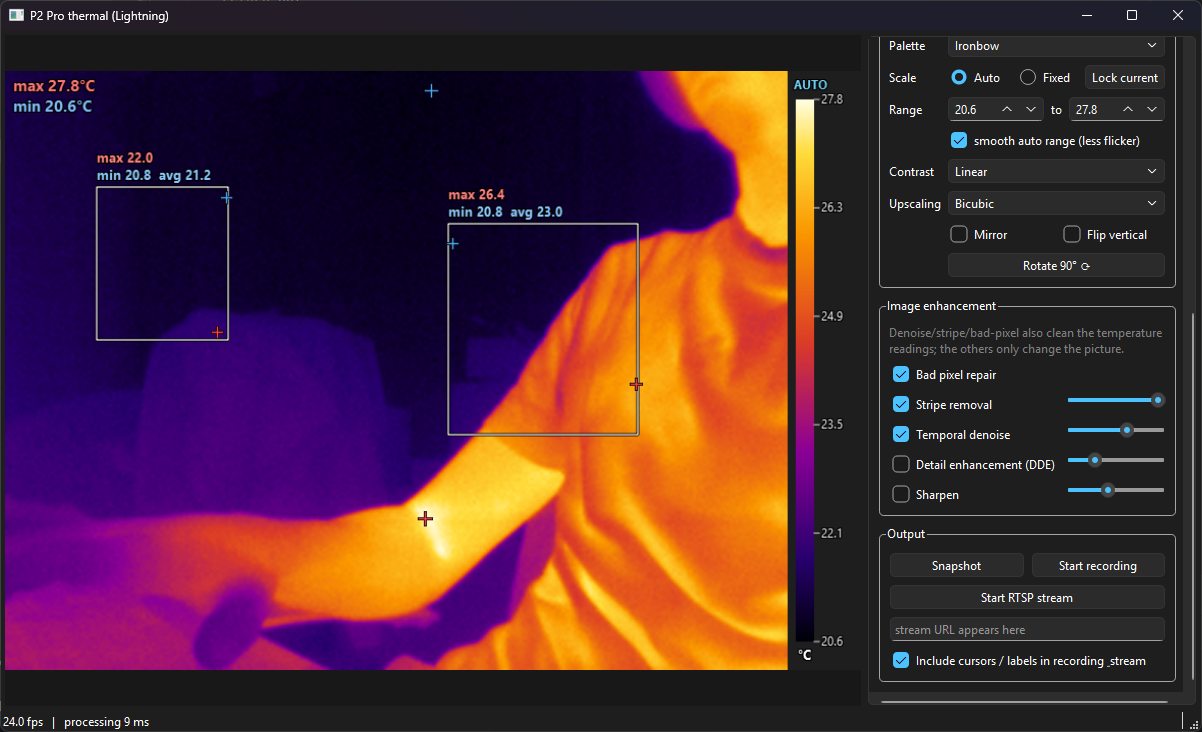

Write the Python code that produced this figure.
"""P2 Pro (Lightning) thermal camera app - Qt GUI with side panel.

Run:  python app.py        (unplug + replug the camera before every start)

Mouse on the image:
  left click   add a temperature cursor
  left drag    draw a rectangle (max / min / average inside)
  right click  delete the cursor / rectangle under the mouse
"""
import json
import os
import threading
import time

import cv2
import numpy as np
from PySide6.QtCore import QPointF, QRect, QRectF, Qt, QTimer, Signal
from PySide6.QtGui import QAction, QColor, QFont, QImage, QKeySequence, QPainter, QPainterPath, QPen
from PySide6.QtWidgets import (QApplication, QButtonGroup, QCheckBox, QComboBox, QDoubleSpinBox, QFormLayout,
                               QGroupBox, QHBoxLayout, QInputDialog, QLabel, QLineEdit, QMainWindow, QMessageBox,
                               QPushButton, QRadioButton, QScrollArea, QSlider, QSpinBox, QVBoxLayout, QWidget)

from camera import IMG_H, IMG_W, Camera, CameraError
from processing import DEFAULT_CALIB, PALETTES, Processor
from streaming import Recorder, RtspServer, find_ffmpeg

HERE = os.path.dirname(os.path.abspath(__file__))
SETTINGS_FILE = os.path.join(HERE, 'settings.json')
S = 3                                   # output scale: 256x196 -> 768x588 (196x256 when rotated)
BAR_W = 72                              # colour bar area on the right of the output image
FPS = 25


def letterbox(img, size):
    """fit a BGR image into size (w, h) keeping aspect ratio, black borders"""
    W, H = size
    h, w = img.shape[:2]
    if (w, h) == (W, H):
        return img
    k = min(W / w, H / h)
    nw, nh = max(int(w * k), 1), max(int(h * k), 1)
    out = np.zeros((H, W, 3), np.uint8)
    x, y = (W - nw) // 2, (H - nh) // 2
    out[y:y + nh, x:x + nw] = cv2.resize(img, (nw, nh), interpolation=cv2.INTER_AREA)
    return out


def c2u(t, f):                          # C -> display unit
    return t * 9 / 5 + 32 if f else t


def u2c(t, f):
    return (t - 32) * 5 / 9 if f else t


_FONTS = {}


def outlined_text(p, x, y, s, color=QColor(255, 255, 255), size=11, bold=True):
    key = (size, bold)
    if key not in _FONTS:
        _FONTS[key] = QFont('Segoe UI', size, QFont.Bold if bold else QFont.Normal)
    p.setFont(_FONTS[key])
    p.setPen(QColor(0, 0, 0))
    for dx, dy in ((-1, 0), (1, 0), (0, -1), (0, 1), (-1, -1), (1, 1), (-1, 1), (1, -1)):
        p.drawText(QPointF(x + dx, y + dy), s)
    p.setPen(color)
    p.drawText(QPointF(x, y), s)


def cross(p, x, y, color, r=7):
    for pen in (QPen(QColor(0, 0, 0), 3), QPen(color, 1.4)):
        p.setPen(pen)
        p.drawLine(QPointF(x - r, y), QPointF(x + r, y))
        p.drawLine(QPointF(x, y - r), QPointF(x, y + r))


# =====================================================================================
class ImageView(QWidget):
    """Shows the composed frame scaled to fit; maps mouse to sensor pixels."""
    clicked = Signal(int, int)             # sensor x, y
    rect_drawn = Signal(int, int, int, int)
    right_clicked = Signal(int, int)

    def __init__(self):
        super().__init__()
        self.img = None
        self.target = QRectF()
        self.drag = None                  # (start QPointF, current QPointF) in widget coords
        self.setMinimumSize(420, 320)
        self.setMouseTracking(True)
        self.setCursor(Qt.CrossCursor)
        self.message = 'Connecting...'
        self.sensor_w, self.sensor_h = IMG_W, IMG_H   # size of the displayed (possibly rotated) image

    def set_image(self, qimg):
        self.img = qimg
        self.update()

    def paintEvent(self, _):
        p = QPainter(self)
        p.fillRect(self.rect(), QColor(24, 24, 24))
        if self.img is None:
            p.setPen(QColor(200, 200, 200))
            p.setFont(QFont('Segoe UI', 12))
            p.drawText(self.rect(), Qt.AlignCenter | Qt.TextWordWrap, self.message)
            return
        iw, ih = self.img.width(), self.img.height()
        k = min(self.width() / iw, self.height() / ih)
        w, h = iw * k, ih * k
        self.target = QRectF((self.width() - w) / 2, (self.height() - h) / 2, w, h)
        p.setRenderHint(QPainter.SmoothPixmapTransform)
        p.drawImage(self.target, self.img)
        if self.drag:
            p.setPen(QPen(QColor(0, 255, 255), 1, Qt.DashLine))
            p.drawRect(QRectF(self.drag[0], self.drag[1]).normalized())

    def _sensor(self, pos, clamp=False):
        if self.img is None or self.target.width() == 0:
            return None
        k = self.img.width() / self.target.width()
        cx, cy = (pos.x() - self.target.x()) * k, (pos.y() - self.target.y()) * k
        sw, sh = self.sensor_w, self.sensor_h
        if not clamp and not (0 <= cx < sw * S and 0 <= cy < sh * S):
            return None
        return min(max(int(cx // S), 0), sw - 1), min(max(int(cy // S), 0), sh - 1)

    def mousePressEvent(self, e):
        if e.button() == Qt.LeftButton and self._sensor(e.position()):
            self.drag = (e.position(), e.position())

    def mouseMoveEvent(self, e):
        if self.drag:
            self.drag = (self.drag[0], e.position())
            self.update()

    def mouseReleaseEvent(self, e):
        if e.button() == Qt.RightButton:
            s = self._sensor(e.position())
            if s:
                self.right_clicked.emit(*s)
        elif e.button() == Qt.LeftButton and self.drag:
            a, b = self.drag
            self.drag = None
            self.update()
            if abs(a.x() - b.x()) < 5 and abs(a.y() - b.y()) < 5:
                s = self._sensor(b)
                if s:
                    self.clicked.emit(*s)
            else:
                s0, s1 = self._sensor(a, True), self._sensor(b, True)
                self.rect_drawn.emit(min(s0[0], s1[0]), min(s0[1], s1[1]), max(s0[0], s1[0]), max(s0[1], s1[1]))


# =====================================================================================
class MainWindow(QMainWindow):
    log_signal = Signal(str)

    def __init__(self):
        super().__init__()
        self.setWindowTitle('P2 Pro thermal (Lightning)')
        self.proc = Processor()
        self.cam = None
        self.connecting = False
        self.points, self.rects = [], []
        self.cal_mode = False
        self.cal_points = []
        self.auto_range = None
        self.last_range = (20.0, 30.0)
        self.temp = self.diff = None
        self.last_n = 0
        self.last_shutter = 0
        self.shutter_busy = False
        self.recorder = self.rtsp = None
        self.fps_count, self.fps_t, self.fps = 0, time.time(), 0.0
        self.proc_ms = 0.0

        self.view = ImageView()
        self.view.clicked.connect(self.on_click)
        self.view.rect_drawn.connect(lambda *r: self.rects.append(r))
        self.view.right_clicked.connect(self.on_right_click)

        panel = self.build_panel()
        scroll = QScrollArea()
        scroll.setWidget(panel)
        scroll.setWidgetResizable(True)
        scroll.setFixedWidth(330)
        central = QWidget()
        lay = QHBoxLayout(central)
        lay.setContentsMargins(4, 4, 4, 4)
        lay.addWidget(self.view, 1)
        lay.addWidget(scroll)
        self.setCentralWidget(central)
        self.status = QLabel()
        self.statusBar().addWidget(self.status, 1)
        self.log_signal.connect(self.on_log)
        self.add_shortcuts()
        self.load_settings()
        self.resize(1200, 700)

        self.timer = QTimer(self)
        self.timer.timeout.connect(self.tick)
        self.timer.start(5)
        QTimer.singleShot(200, self.connect_camera)

    # ------------------------------------------------------------------ panel
    def build_panel(self):
        w = QWidget()
        v = QVBoxLayout(w)
        v.setSpacing(8)

        # --- camera
        g = QGroupBox('Camera')
        f = QVBoxLayout(g)
        self.cam_label = QLabel('not connected')
        self.cam_label.setWordWrap(True)
        self.btn_connect = QPushButton('Connect (replug camera first)')
        self.btn_connect.clicked.connect(self.connect_camera)
        self.btn_shutter = QPushButton('Shutter calibration (flat field)')
        self.btn_shutter.clicked.connect(self.shutter)
        row = QHBoxLayout()
        row.addWidget(QLabel('Auto shutter every'))
        self.sp_autoshutter = QSpinBox()
        self.sp_autoshutter.setRange(0, 600)
        self.sp_autoshutter.setValue(60)
        self.sp_autoshutter.setSuffix(' s')
        self.sp_autoshutter.setSpecialValueText('off')
        row.addWidget(self.sp_autoshutter)
        f.addWidget(self.cam_label)
        f.addWidget(self.btn_connect)
        f.addWidget(self.btn_shutter)
        f.addLayout(row)
        v.addWidget(g)

        # --- measurement
        g = QGroupBox('Measurement')
        f = QVBoxLayout(g)
        hint = QLabel('Click image: cursor · drag: rectangle · right click: delete')
        hint.setWordWrap(True)
        hint.setStyleSheet('color: gray')
        f.addWidget(hint)
        row = QHBoxLayout()
        for text, fn in (('Clear cursors', lambda: self.points.clear()), ('Clear rects', lambda: self.rects.clear()),
                         ('Clear all', self.clear_all)):
            b = QPushButton(text)
            b.clicked.connect(fn)
            row.addWidget(b)
        f.addLayout(row)
        self.cb_hotcold = QCheckBox('Mark hottest / coldest spot')
        self.cb_hotcold.setChecked(True)
        self.cb_center = QCheckBox('Center crosshair')
        self.cb_fahrenheit = QCheckBox('Fahrenheit')
        for cb in (self.cb_hotcold, self.cb_center, self.cb_fahrenheit):
            f.addWidget(cb)
        self.cb_fahrenheit.toggled.connect(self.units_changed)
        row = QHBoxLayout()
        self.btn_cal = QPushButton('Calibrate temp...')
        self.btn_cal.setToolTip('Click a spot whose real temperature you know, then enter it.\n'
                                'One point fixes the offset, two points (different temperatures) also fix the gain.')
        self.btn_cal.clicked.connect(self.start_calibration)
        b = QPushButton('Reset calibration')
        b.clicked.connect(self.reset_calibration)
        row.addWidget(self.btn_cal)
        row.addWidget(b)
        f.addLayout(row)
        self.cal_label = QLabel()
        self.cal_label.setWordWrap(True)
        self.cal_label.setStyleSheet('color: gray')
        f.addWidget(self.cal_label)
        v.addWidget(g)

        # --- display
        g = QGroupBox('Display')
        f = QFormLayout(g)
        self.cmb_palette = QComboBox()
        self.cmb_palette.addItems(list(PALETTES))
        self.cmb_palette.currentTextChanged.connect(lambda t: setattr(self.proc, 'palette', t))
        f.addRow('Palette', self.cmb_palette)
        row = QHBoxLayout()
        self.rb_auto = QRadioButton('Auto')
        self.rb_fixed = QRadioButton('Fixed')
        self.rb_auto.setChecked(True)
        grp = QButtonGroup(g)
        grp.addButton(self.rb_auto)
        grp.addButton(self.rb_fixed)
        row.addWidget(self.rb_auto)
        row.addWidget(self.rb_fixed)
        b = QPushButton('Lock current')
        b.setToolTip('Switch to fixed scale using the current auto range')
        b.clicked.connect(self.lock_range)
        row.addWidget(b)
        f.addRow('Scale', row)
        self.sp_min, self.sp_max = QDoubleSpinBox(), QDoubleSpinBox()
        for sp, val in ((self.sp_min, 20), (self.sp_max, 35)):
            sp.setRange(-100, 1000)
            sp.setDecimals(1)
            sp.setSingleStep(0.5)
            sp.setValue(val)
        row = QHBoxLayout()
        row.addWidget(self.sp_min)
        row.addWidget(QLabel('to'))
        row.addWidget(self.sp_max)
        f.addRow('Range', row)
        self.cb_smooth_range = QCheckBox('smooth auto range (less flicker)')
        self.cb_smooth_range.setChecked(True)
        f.addRow('', self.cb_smooth_range)
        self.cmb_contrast = QComboBox()
        self.cmb_contrast.addItems(Processor.CONTRAST)
        self.cmb_contrast.currentTextChanged.connect(lambda t: setattr(self.proc, 'contrast', t))
        f.addRow('Contrast', self.cmb_contrast)
        self.cmb_upscale = QComboBox()
        self.cmb_upscale.addItems([u for u in Processor.UPSCALE
                                   if not u.startswith('Super') or self.proc.sr.available(int(u.split('x')[1][0]))])
        self.cmb_upscale.currentTextChanged.connect(lambda t: setattr(self.proc, 'upscale', t))
        f.addRow('Upscaling', self.cmb_upscale)
        row = QHBoxLayout()
        self.cb_flip_h, self.cb_flip_v = QCheckBox('Mirror'), QCheckBox('Flip vertical')
        self.cb_flip_h.toggled.connect(lambda b: (setattr(self.proc, 'flip_h', b), self.clear_all()))
        self.cb_flip_v.toggled.connect(lambda b: (setattr(self.proc, 'flip_v', b), self.clear_all()))
        row.addWidget(self.cb_flip_h)
        row.addWidget(self.cb_flip_v)
        f.addRow('', row)
        self.btn_rotate = QPushButton('Rotate 90° ⟳')
        self.btn_rotate.setToolTip('Rotate the image 90° clockwise (shortcut R)')
        self.btn_rotate.clicked.connect(self.rotate)
        f.addRow('', self.btn_rotate)
        v.addWidget(g)

        # --- enhancement
        g = QGroupBox('Image enhancement')
        f = QFormLayout(g)
        note = QLabel('Denoise/stripe/bad-pixel also clean the temperature readings; '
                      'the others only change the picture.')
        note.setWordWrap(True)
        note.setStyleSheet('color: gray')
        f.addRow(note)
        self.enh = {}

        def enh_row(key, label, attr_on, attr_val=None, lo=0, hi=1, tip=''):
            cb = QCheckBox(label)
            cb.setToolTip(tip)
            cb.toggled.connect(lambda b: setattr(self.proc, attr_on, b))
            sl = None
            if attr_val:
                sl = QSlider(Qt.Horizontal)
                sl.setRange(0, 100)
                sl.setToolTip('strength')
                sl.valueChanged.connect(lambda x: setattr(self.proc, attr_val, lo + (hi - lo) * x / 100))
            f.addRow(cb, sl) if sl else f.addRow(cb)
            self.enh[key] = (cb, sl, attr_on, attr_val, lo, hi)
        enh_row('bad', 'Bad pixel repair', 'bad_pixels', tip='Replace stuck/blinking pixels with their neighbours')
        enh_row('stripe', 'Stripe removal', 'destripe', 'destripe_strength', 0, 1,
                'Remove row/column fixed-pattern noise (vertical/horizontal lines)')
        enh_row('denoise', 'Temporal denoise', 'denoise', 'denoise_strength', 0, 0.95,
                'Average over time where the scene is still (motion adaptive)')
        enh_row('dde', 'Detail enhancement (DDE)', 'dde', 'dde_strength', 1, 5,
                'Digital detail enhancement: boost fine detail while compressing the big temperature range')
        enh_row('sharpen', 'Sharpen', 'sharpen', 'sharpen_strength', 0, 2, 'Unsharp mask after upscaling')
        v.addWidget(g)

        # --- output
        g = QGroupBox('Output')
        f = QVBoxLayout(g)
        row = QHBoxLayout()
        b = QPushButton('Snapshot')
        b.setToolTip('PNG image + CSV with temperatures of every pixel (snapshots folder)')
        b.clicked.connect(self.snapshot)
        self.btn_rec = QPushButton('Start recording')
        self.btn_rec.clicked.connect(self.toggle_record)
        row.addWidget(b)
        row.addWidget(self.btn_rec)
        f.addLayout(row)
        self.btn_rtsp = QPushButton('Start RTSP stream')
        self.btn_rtsp.clicked.connect(self.toggle_rtsp)
        f.addWidget(self.btn_rtsp)
        self.rtsp_url = QLineEdit()
        self.rtsp_url.setReadOnly(True)
        self.rtsp_url.setPlaceholderText('stream URL appears here')
        f.addWidget(self.rtsp_url)
        self.cb_overlay_out = QCheckBox('Include cursors / labels in recording and stream')
        self.cb_overlay_out.setChecked(True)
        f.addWidget(self.cb_overlay_out)
        if not find_ffmpeg():
            for b in (self.btn_rec, self.btn_rtsp):
                b.setEnabled(False)
                b.setToolTip('ffmpeg not found on PATH')
        v.addWidget(g)
        v.addStretch(1)
        self.update_cal_label()
        return w

    def add_shortcuts(self):
        for key, fn in (('Delete', self.clear_all), ('S', self.snapshot), ('C', self.shutter), ('R', self.rotate),
                        ('A', lambda: (self.rb_fixed if self.rb_auto.isChecked() else self.rb_auto).setChecked(True)),
                        ('Escape', self.cancel_calibration)):
            a = QAction(self)
            a.setShortcut(QKeySequence(key))
            a.triggered.connect(fn)
            self.addAction(a)

    # ------------------------------------------------------------------ camera
    def connect_camera(self):
        if self.connecting:
            return
        if self.cam:
            self.cam.close()
            self.cam = None
        self.connecting = True
        self.btn_connect.setEnabled(False)
        self.cam_label.setText('connecting... (takes ~6 s)')
        self.view.img = None
        self.view.message = 'Connecting to camera...'
        self.view.update()

        def work():
            try:
                cam = Camera(log=self.log_signal.emit)
                cam.shutter_calibrate()
                self.cam = cam
                self.log_signal.emit('@connected')
            except CameraError as e:
                self.log_signal.emit('@failed ' + str(e))
            except Exception as e:
                self.log_signal.emit(f'@failed {type(e).__name__}: {e}')
        threading.Thread(target=work, daemon=True).start()

    def on_log(self, s):
        if s == '@connected':
            self.connecting = False
            self.btn_connect.setEnabled(True)
            self.cam_label.setText('connected, streaming')
            self.last_shutter = time.time()
            self.proc.reset_temporal()
        elif s.startswith('@failed'):
            self.connecting = False
            self.btn_connect.setEnabled(True)
            self.cam_label.setText('<b>not connected</b>: ' + s[8:])
            self.view.message = 'No camera.\n\n' + s[8:] + '\n\nUnplug the camera, plug it back in, then press Connect.'
            self.view.update()
        else:
            print(s)

    def shutter(self):
        if not self.cam or self.shutter_busy:
            return
        self.shutter_busy = True

        def work():
            try:
                self.cam.shutter_calibrate()
            finally:
                self.shutter_busy = False
        threading.Thread(target=work, daemon=True).start()
        self.last_shutter = time.time()

    # ------------------------------------------------------------------ main loop
    def tick(self):
        cam = self.cam
        if cam and not cam.run and not self.connecting:
            self.cam = None
            self.log_signal.emit('@failed camera disconnected')
            return
        if not cam or cam.ref is None or cam.calibrating or cam.nframe == self.last_n:
            return
        fr, self.last_n = cam.frame, cam.nframe
        t0 = time.perf_counter()
        self.diff, self.temp = self.proc.temperature(fr, cam.ref, cam.ref_n)
        qimg, clean = self.compose(self.temp)
        self.view.set_image(qimg)
        if self.recorder or self.rtsp:
            out = self.qimage_to_bgr(qimg) if self.cb_overlay_out.isChecked() else clean
            if self.recorder:
                self.recorder.push(letterbox(out, self.recorder.size))
            if self.rtsp:
                if self.rtsp.alive:
                    self.rtsp.push(letterbox(out, self.rtsp.size))
                else:
                    self.toggle_rtsp()
                    QMessageBox.warning(self, 'RTSP', 'RTSP stream stopped unexpectedly (see console).')
        self.proc_ms = 0.9 * self.proc_ms + 0.1 * (time.perf_counter() - t0) * 1000
        self.fps_count += 1
        now = time.time()
        if now - self.fps_t >= 1:
            self.fps, self.fps_count, self.fps_t = self.fps_count / (now - self.fps_t), 0, now
            self.update_status()
        iv = self.sp_autoshutter.value()
        if iv and now - self.last_shutter > iv and not self.cal_mode:
            self.shutter()

    def current_range(self, t):
        f = self.cb_fahrenheit.isChecked()
        if self.rb_fixed.isChecked():
            lo, hi = u2c(self.sp_min.value(), f), u2c(self.sp_max.value(), f)
            if hi - lo < 0.2:
                hi = lo + 0.2
            return lo, hi
        lo, hi = float(t.min()), float(t.max())
        if hi - lo < 0.5:
            m = (lo + hi) / 2
            lo, hi = m - 0.25, m + 0.25
        if self.cb_smooth_range.isChecked() and self.auto_range:
            a = 0.3
            lo, hi = self.auto_range[0] * (1 - a) + lo * a, self.auto_range[1] * (1 - a) + hi * a
            lo, hi = min(lo, float(t.min())), max(hi, float(t.max()))   # never clip the extremes
        self.auto_range = (lo, hi)
        if not self.sp_min.hasFocus() and not self.sp_max.hasFocus():
            self.sp_min.blockSignals(True); self.sp_max.blockSignals(True)
            self.sp_min.setValue(c2u(lo, f)); self.sp_max.setValue(c2u(hi, f))
            self.sp_min.blockSignals(False); self.sp_max.blockSignals(False)
        return lo, hi

    def compose(self, t):
        """-> (QImage with overlays, clean BGR canvas without overlays)"""
        lo, hi = self.current_range(t)
        self.last_range = (lo, hi)
        h, w = t.shape
        OUT_W, OUT_H = w * S, h * S
        CANVAS_W, CANVAS_H = OUT_W + BAR_W, OUT_H
        self.view.sensor_w, self.view.sensor_h = w, h
        canvas = np.zeros((CANVAS_H, CANVAS_W, 3), np.uint8)
        canvas[:, :] = (30, 30, 30)
        canvas[:OUT_H, :OUT_W] = self.proc.render(t, lo, hi)
        bar_top, bar_h = 28, OUT_H - 56
        canvas[bar_top:bar_top + bar_h, OUT_W + 8:OUT_W + 26] = self.proc.colorbar(bar_h)
        qimg = QImage(canvas.data, CANVAS_W, CANVAS_H, CANVAS_W * 3, QImage.Format_BGR888).copy()
        f = self.cb_fahrenheit.isChecked()
        u = '°F' if f else '°C'
        fmt = lambda c: f'{c2u(c, f):.1f}'
        p = QPainter(qimg)
        p.setRenderHint(QPainter.Antialiasing)
        # colour bar labels: part of the picture, so also in the "clean" output
        for i in range(6):
            val = hi - (hi - lo) * i / 5
            y = bar_top + bar_h * i / 5
            p.setPen(QColor(220, 220, 220))
            p.drawLine(QPointF(OUT_W + 26, y), QPointF(OUT_W + 31, y))
            outlined_text(p, OUT_W + 33, y + 4, fmt(val), size=9, bold=False)
        outlined_text(p, OUT_W + 6, 18, 'AUTO' if self.rb_auto.isChecked() else 'FIXED',
                      QColor(120, 220, 255) if self.rb_auto.isChecked() else QColor(255, 180, 80), size=9)
        outlined_text(p, OUT_W + 10, OUT_H - 10, u, size=10)
        clean = None
        if (self.recorder or self.rtsp) and not self.cb_overlay_out.isChecked():
            p.end()
            clean = self.qimage_to_bgr(qimg)
            p.begin(qimg)
            p.setRenderHint(QPainter.Antialiasing)
        c = lambda sx: sx * S + S / 2
        if self.cb_hotcold.isChecked():
            iy, ix = np.unravel_index(np.argmax(t), t.shape)
            jy, jx = np.unravel_index(np.argmin(t), t.shape)
            cross(p, c(ix), c(iy), QColor(255, 70, 70), 6)
            cross(p, c(jx), c(jy), QColor(80, 170, 255), 6)
            outlined_text(p, 8, 20, f'max {fmt(t[iy, ix])}{u}', QColor(255, 120, 120), 11)
            outlined_text(p, 8, 40, f'min {fmt(t[jy, jx])}{u}', QColor(130, 190, 255), 11)
        if self.cb_center.isChecked():
            cy, cx = h // 2, w // 2
            v = float(np.median(t[cy - 1:cy + 2, cx - 1:cx + 2]))
            cross(p, c(cx), c(cy), QColor(255, 255, 255), 12)
            outlined_text(p, c(cx) + 10, c(cy) - 10, f'{fmt(v)}{u}')
        for (sx, sy) in self.points:
            cross(p, c(sx), c(sy), QColor(255, 255, 255), 8)
            outlined_text(p, c(sx) + 9, c(sy) - 8, f'{fmt(t[sy, sx])}{u}')
        for (x0, y0, x1, y1) in self.rects:
            r = QRectF(x0 * S, y0 * S, (x1 - x0 + 1) * S, (y1 - y0 + 1) * S)
            p.setBrush(Qt.NoBrush)
            p.setPen(QPen(QColor(0, 0, 0), 3))
            p.drawRect(r)
            p.setPen(QPen(QColor(255, 255, 255), 1.2))
            p.drawRect(r)
            roi = t[y0:y1 + 1, x0:x1 + 1]
            iy, ix = np.unravel_index(np.argmax(roi), roi.shape)
            jy, jx = np.unravel_index(np.argmin(roi), roi.shape)
            cross(p, c(x0 + ix), c(y0 + iy), QColor(255, 70, 70), 5)
            cross(p, c(x0 + jx), c(y0 + jy), QColor(80, 170, 255), 5)
            ty = r.top() - 24 if r.top() > 50 else r.bottom() + 18
            outlined_text(p, r.left(), ty, f'max {fmt(roi.max())}', QColor(255, 130, 130), 10)
            outlined_text(p, r.left(), ty + 17, f'min {fmt(roi.min())}  avg {fmt(roi.mean())}', QColor(140, 200, 255), 10)
        if self.cal_mode:
            outlined_text(p, 10, OUT_H - 14, 'CALIBRATION: click a spot whose temperature you know (Esc cancels)',
                          QColor(0, 255, 255), 11)
        p.end()
        return qimg, clean

    @staticmethod
    def qimage_to_bgr(q):
        q = q.convertToFormat(QImage.Format_BGR888)
        a = np.frombuffer(q.constBits(), np.uint8, q.sizeInBytes()).reshape(q.height(), q.bytesPerLine())
        return np.ascontiguousarray(a[:, :q.width() * 3].reshape(q.height(), q.width(), 3))

    def update_status(self):
        parts = [f'{self.fps:.1f} fps', f'processing {self.proc_ms:.0f} ms']
        if self.recorder:
            parts.append('● REC ' + os.path.basename(self.recorder.path))
        if self.rtsp:
            parts.append('● RTSP ' + self.rtsp.url)
        self.status.setText('   |   '.join(parts))

    # ------------------------------------------------------------------ mouse
    def on_click(self, sx, sy):
        if self.cal_mode:
            self.calibration_point(sx, sy)
        else:
            self.points.append((sx, sy))

    def on_right_click(self, sx, sy):
        for i, (px, py) in enumerate(self.points):
            if abs(px - sx) <= 4 and abs(py - sy) <= 4:
                del self.points[i]
                return
        for i in range(len(self.rects) - 1, -1, -1):
            x0, y0, x1, y1 = self.rects[i]
            if x0 <= sx <= x1 and y0 <= sy <= y1:
                del self.rects[i]
                return

    def clear_all(self):
        self.points.clear()
        self.rects.clear()

    # ------------------------------------------------------------------ calibration
    def start_calibration(self):
        if self.temp is None:
            return
        self.cal_mode = True
        self.btn_cal.setText('Click the image...')

    def cancel_calibration(self):
        self.cal_mode = False
        self.btn_cal.setText('Calibrate temp...')

    def calibration_point(self, sx, sy):
        self.cancel_calibration()
        d = float(np.median(self.diff[max(sy - 1, 0):sy + 2, max(sx - 1, 0):sx + 2]))
        f = self.cb_fahrenheit.isChecked()
        cur = c2u(self.proc.calib['offset'] + self.proc.calib['gain'] * d, f)
        val, ok = QInputDialog.getDouble(self, 'Temperature calibration',
                                         f'Real temperature at the clicked spot ({"°F" if f else "°C"}):\n'
                                         f'(currently reads {cur:.1f})', cur, -100, 1000, 1)
        if not ok:
            return
        t = u2c(val, f)
        self.cal_points.append((d, t))
        g = self.proc.calib['gain']
        pts = self.cal_points[-2:]
        if len(pts) == 2 and abs(pts[0][0] - pts[1][0]) > 30:
            (d1, t1), (d2, t2) = pts
            g2 = (t1 - t2) / (d1 - d2)
            if 0.001 < g2 < 0.2:
                g = g2
            else:
                QMessageBox.warning(self, 'Calibration', 'The two points are inconsistent; gain not changed.')
        self.proc.set_calib({'gain': g, 'offset': t - g * d})
        self.update_cal_label()

    def reset_calibration(self):
        self.cal_points = []
        self.proc.set_calib(dict(DEFAULT_CALIB))
        self.update_cal_label()

    def update_cal_label(self):
        c = self.proc.calib
        state = 'default (approximate, ±few °C)' if c == DEFAULT_CALIB else 'user calibrated'
        self.cal_label.setText(f'{state}: gain {c["gain"]:.4f} °C/count, offset {c["offset"]:.2f} °C'
                               + (f', {len(self.cal_points)} point(s) this session' if self.cal_points else ''))

    def lock_range(self):
        f = self.cb_fahrenheit.isChecked()
        lo, hi = self.last_range
        self.rb_fixed.setChecked(True)
        self.sp_min.setValue(c2u(lo, f))
        self.sp_max.setValue(c2u(hi, f))

    def out_size(self):
        """recording / stream frame size = current canvas size (even numbers for H.264)"""
        if self.view.img is not None:
            w, h = self.view.img.width(), self.view.img.height()
        else:
            w, h = IMG_W * S + BAR_W, IMG_H * S
        return w // 2 * 2, h // 2 * 2

    def rotate(self):
        """rotate 90 degrees clockwise; cursors and rectangles rotate with the image"""
        h = self.temp.shape[0] if self.temp is not None else (IMG_H if self.proc.rotation % 2 == 0 else IMG_W)
        self.points = [(h - 1 - y, x) for x, y in self.points]
        self.rects = [(h - 1 - y1, x0, h - 1 - y0, x1) for x0, y0, x1, y1 in self.rects]
        self.proc.rotation = (self.proc.rotation + 1) % 4

    def units_changed(self, f):
        for sp in (self.sp_min, self.sp_max):
            sp.setValue(c2u(u2c(sp.value(), not f), f))

    # ------------------------------------------------------------------ outputs
    def snapshot(self):
        if self.temp is None:
            return
        d = os.path.join(HERE, 'snapshots')
        os.makedirs(d, exist_ok=True)
        base = os.path.join(d, time.strftime('thermal_%Y%m%d_%H%M%S'))
        self.view.img.save(base + '.png')
        f = self.cb_fahrenheit.isChecked()
        np.savetxt(base + '.csv', c2u(self.temp, f), fmt='%.2f', delimiter=',')
        self.statusBar().showMessage(f'saved {base}.png / .csv ({"°F" if f else "°C"} per pixel)', 5000)

    def toggle_record(self):
        if self.recorder:
            self.recorder.close()
            self.statusBar().showMessage('saved ' + self.recorder.path, 8000)
            self.recorder = None
            self.btn_rec.setText('Start recording')
        else:
            d = os.path.join(HERE, 'recordings')
            os.makedirs(d, exist_ok=True)
            path = os.path.join(d, time.strftime('thermal_%Y%m%d_%H%M%S.mp4'))
            try:
                self.recorder = Recorder(path, self.out_size(), FPS, log=print)
                self.btn_rec.setText('■ Stop recording')
            except Exception as e:
                QMessageBox.warning(self, 'Recording', str(e))
        self.update_status()

    def toggle_rtsp(self):
        if self.rtsp:
            self.rtsp.close()
            self.rtsp = None
            self.btn_rtsp.setText('Start RTSP stream')
            self.rtsp_url.clear()
        else:
            try:
                self.rtsp = RtspServer(self.out_size(), FPS, log=print)
                self.btn_rtsp.setText('■ Stop RTSP stream')
                self.rtsp_url.setText(self.rtsp.url)
                self.rtsp_url.setToolTip('Open in VLC: Media > Open Network Stream.\n'
                                         'Windows Firewall may ask to allow mediamtx.exe for other devices to connect.')
            except Exception as e:
                QMessageBox.warning(self, 'RTSP', str(e))
        self.update_status()

    # ------------------------------------------------------------------ settings
    def settings_dict(self):
        s = {'palette': self.cmb_palette.currentText(), 'contrast': self.cmb_contrast.currentText(),
             'upscale': self.cmb_upscale.currentText(), 'fixed': self.rb_fixed.isChecked(),
             'min': self.sp_min.value(), 'max': self.sp_max.value(), 'smooth_range': self.cb_smooth_range.isChecked(),
             'fahrenheit': self.cb_fahrenheit.isChecked(), 'hotcold': self.cb_hotcold.isChecked(),
             'center': self.cb_center.isChecked(), 'rotation': self.proc.rotation, 'flip_h': self.cb_flip_h.isChecked(), 'flip_v': self.cb_flip_v.isChecked(),
             'autoshutter': self.sp_autoshutter.value(), 'overlay_out': self.cb_overlay_out.isChecked(), 'enh': {}}
        for k, (cb, sl, *_rest) in self.enh.items():
            s['enh'][k] = [cb.isChecked(), sl.value() if sl else None]
        return s

    def load_settings(self):
        defaults = {'bad': [True, None], 'stripe': [True, 100], 'denoise': [True, 63], 'dde': [False, 25], 'sharpen': [False, 40]}
        try:
            with open(SETTINGS_FILE) as f:
                s = json.load(f)
        except Exception:
            s = {}
        self.cmb_palette.setCurrentText(s.get('palette', 'Ironbow'))
        self.cmb_contrast.setCurrentText(s.get('contrast', 'Linear'))
        self.cmb_upscale.setCurrentText(s.get('upscale', 'Bicubic'))
        self.proc.palette, self.proc.contrast, self.proc.upscale = (self.cmb_palette.currentText(),
                                                                    self.cmb_contrast.currentText(), self.cmb_upscale.currentText())
        self.cb_fahrenheit.blockSignals(True)
        self.cb_fahrenheit.setChecked(s.get('fahrenheit', False))
        self.cb_fahrenheit.blockSignals(False)
        (self.rb_fixed if s.get('fixed') else self.rb_auto).setChecked(True)
        self.sp_min.setValue(s.get('min', 20))
        self.sp_max.setValue(s.get('max', 35))
        self.cb_smooth_range.setChecked(s.get('smooth_range', True))
        self.cb_hotcold.setChecked(s.get('hotcold', True))
        self.cb_center.setChecked(s.get('center', False))
        self.cb_flip_h.setChecked(s.get('flip_h', False))
        self.cb_flip_v.setChecked(s.get('flip_v', False))
        self.proc.rotation = int(s.get('rotation', 0)) % 4
        self.sp_autoshutter.setValue(s.get('autoshutter', 60))
        self.cb_overlay_out.setChecked(s.get('overlay_out', True))
        enh = {**defaults, **s.get('enh', {})}
        for k, (cb, sl, attr_on, attr_val, lo, hi) in self.enh.items():
            on, val = enh[k]
            cb.setChecked(on)
            setattr(self.proc, attr_on, on)
            if sl is not None:
                sl.setValue(val if val is not None else 50)
                setattr(self.proc, attr_val, lo + (hi - lo) * sl.value() / 100)

    def closeEvent(self, e):
        try:
            with open(SETTINGS_FILE, 'w') as f:
                json.dump(self.settings_dict(), f, indent=2)
        except Exception:
            pass
        self.timer.stop()
        if self.recorder:
            self.recorder.close()
        if self.rtsp:
            self.rtsp.close()
        if self.cam:
            self.cam.close()
        e.accept()


def main():
    import sys
    app = QApplication(sys.argv)
    w = MainWindow()
    w.show()
    app.exec()
    os._exit(0)                     # don't wait for threads blocked in libusb


if __name__ == '__main__':
    main()
